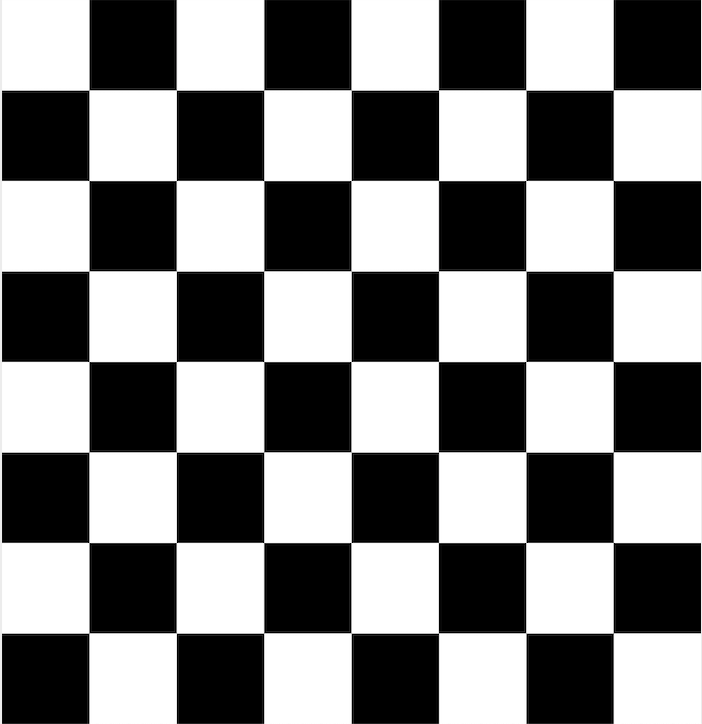
#> input picture tablero-ajedrez.png, 702 x 724 px
$ python Detector_de_esquinas.py
#> lines starting #> are read from the running program, lines starting #| are printed output that depends on the picture; after the words box and inside, x2 and y2 are one past the last pixel; in counts of white or black regions, pixels touching at a corner belong together
# -*- coding: utf-8 -*-
"""
Created on Tue Jul 28 16:41:24 2020

@author: darub
"""

import numpy as np
import matplotlib.pyplot as plt
import cv2


ajedrez = cv2.imread('tablero-ajedrez.png')
#> ajedrez is the input picture: shape (724, 702, 3); mean B, G, R 129.3, 129.3, 129.3
ajedrez_gris = cv2.cvtColor(ajedrez, cv2.COLOR_BGR2GRAY)
plt.imshow(ajedrez_gris, cmap='gray')

# selecionar 100 esquinas
esquinas = cv2.goodFeaturesToTrack(ajedrez_gris,100,0.01,10)
#> esquinas = 68 rows, first 8: [177, 542], [177, 361], [177, 180], [438, 180], [525, 543], [525, 362], [525, 181], [439, 543]
# transformar los valores numericos
esquinas = np.int0(esquinas)

# colorear las esquinas del ajedrez
for i in esquinas:
    x,y = i.ravel()
    cv2.circle(ajedrez, (x,y), 4, (255,0,0), 8)
#> this loop made 68 passes
#> (x, y) on passes 1 to 12: (177, 542), (177, 361), (177, 180), (438, 180), (525, 543), (525, 362), (525, 181), (439, 543), (439, 362), (263, 361), (263, 180), (263, 542)
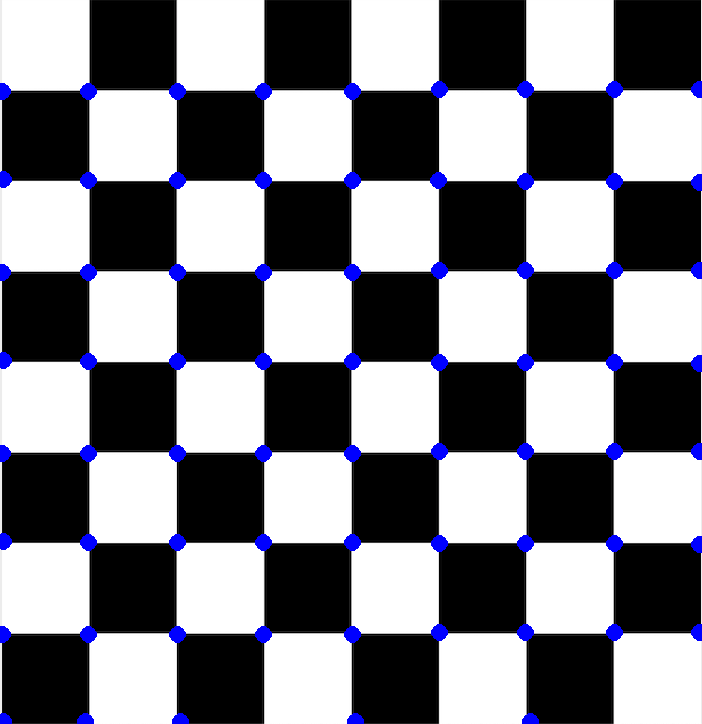
#> ajedrez: shape (724, 702, 3); 2.61% of pixels changed, all inside (x1, y1, x2, y2) = (0, 81, 702, 724)
plt.imshow(ajedrez)


ajedrez_real = cv2.imread('ajedrez_real.jpg')
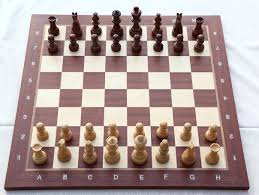
#> input picture ajedrez_real.jpg, 259 x 195 px
#> ajedrez_real is the input picture: shape (195, 259, 3); mean B, G, R 153.4, 156.6, 174.8
ajedrez_real_gris = cv2.cvtColor(ajedrez_real,cv2.COLOR_BGR2GRAY)
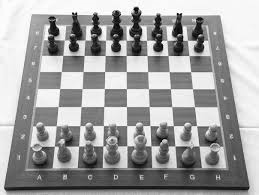
#> ajedrez_real_gris: shape (195, 259); min 1, max 255, mean 161.7
plt.imshow(ajedrez_real_gris, cmap='gray')

# selecionar 150 esquinas
esquinas_real = cv2.goodFeaturesToTrack(ajedrez_real_gris,150,0.01,10)
#> esquinas_real = 150 rows, first 8: [177, 13], [76, 12], [162, 42], [181, 34], [77, 41], [137, 8], [91, 35], [120, 42]
# transformar los valores numericos
esquinas_real = np.int0(esquinas_real)

# colorear las esquinas del ajedrez
for i in esquinas_real:
    x,y = i.ravel()
    cv2.circle(ajedrez_real, (x,y), 2, (255,0,0), 2)
#> this loop made 150 passes
#> (x, y) on passes 1 to 12: (177, 13), (76, 12), (162, 42), (181, 34), (77, 41), (137, 8), (91, 35), (120, 42), (196, 41), (99, 25), (132, 39), (198, 145)
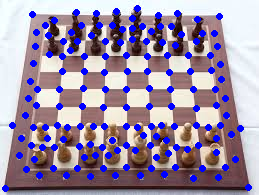
#> ajedrez_real: shape (195, 259, 3); 10.99% of pixels changed, all inside (x1, y1, x2, y2) = (2, 5, 252, 192)
plt.imshow(ajedrez_real)
#> figure, not shown here; B, G, R data is drawn as R, G, B
